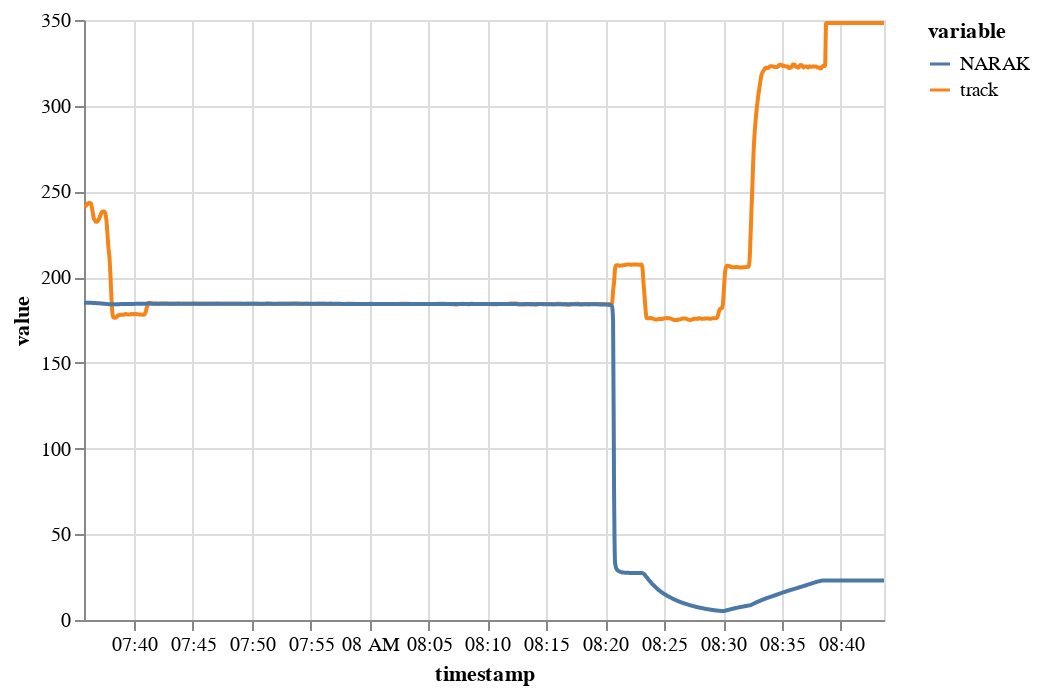

Notebook code cell kept with this figure:
### Code cell
sample_flight.encode(["track", "NARAK"])

### Figure 1 — Vega-Lite specification as saved in the notebook (floating-point values rounded to 4 significant figures; data arrays with more than 128 entries replaced by an {"elided": "..."} marker saying what was removed)
{"config": {"view": {"continuousWidth": 400, "continuousHeight": 300}}, "data": {"name": "data-423be8aa377435cfa4ff80e9e118de61"}, "mark": {"type": "line", "interpolate": "monotone"}, "encoding": {"color": {"type": "nominal", "field": "variable"}, "x": {"type": "temporal", "field": "timestamp"}, "y": {"type": "quantitative", "field": "value"}}, "transform": [{"field": "timestamp", "timeUnit": "utcyearmonthdatehoursminutesseconds", "as": "timestamp"}], "$schema": "https://vega.github.io/schema/vega-lite/v4.8.1.json", "datasets": {"data-423be8aa377435cfa4ff80e9e118de61": {"elided": "1632 records"}}}
